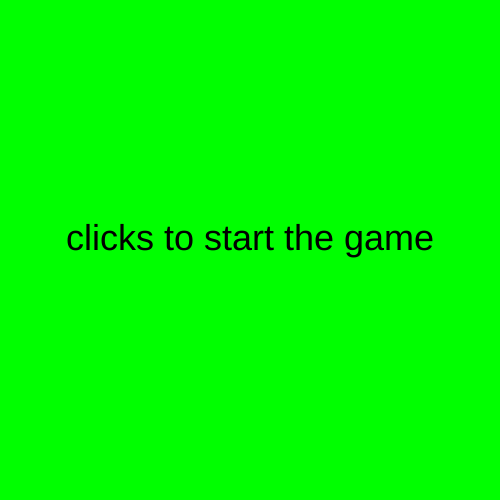
Frame 1 (no input)
Frame 60 (no input): identical to frame 1, image omitted
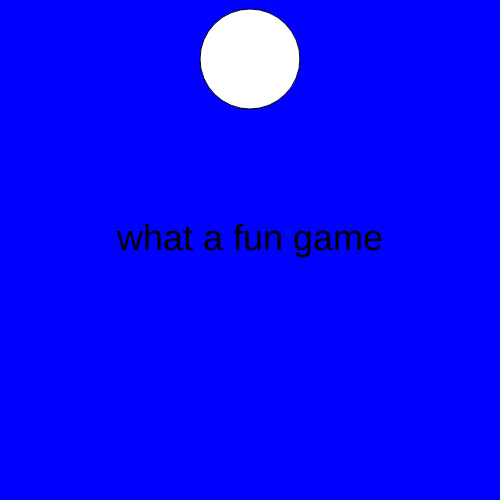
Frame 120 (the mouse pressed at the canvas centre since frame 60)

The p5.js sketch that drew these frames (run headless with seeded random() and noise() and a simulated clock; from frame 60 on, the mouse is pressed at the canvas centre):

// p5.js sketch
// ── sketch.js
let state = "pregame"; //storing our states as Strings 
let ellipseY = 0; //y position of ellipse

function setup() 
{
  createCanvas (500, 500);
  textAlign(CENTER);
  textSize(36);
}

function draw() 
{
  if (state == "pregame") 
	{
    preGame();
  } 
	else if (state == "game") 
	{
    game();
  } 
	else if (state == "game over") 
	{
    gameOver();
  }
	
  print(state);
}

function preGame() 
{
  background(0,255,0);
  text("clicks to start the game", width/2, height/2);
}

function game() 
{
background(0,0,255);
text("what a fun game", width/2, height/2);
ellipse(mouseX, ellipseY, 100,100);
ellipseY++;
if(ellipseY>height+50)
{
  state = "game over";
  ellipseY = 0;
}
} 

function gameOver() 
{
background(255,0,0);
text("game over", width/2, height/2);
text("click to restart", width/2, height/2 + 50);
} 

function mousePressed() 
{
  if (state == "pregame") 
	{
    state = "game";
  } 
	else if (state == "game over") 
	{
    state = "pregame";
  }
}
